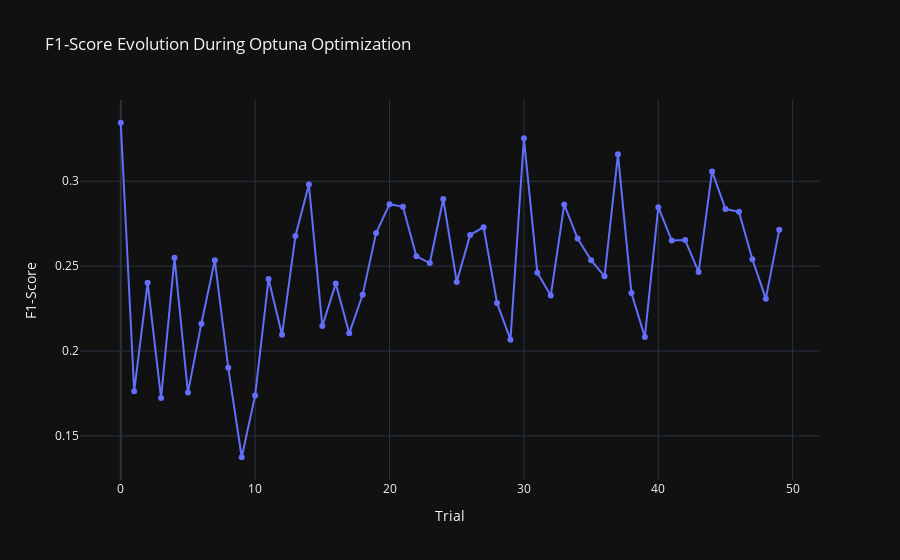

Notebook code cell kept with this figure:
### Code cell
visualizations['f1_score_evolution']

### Figure 1 — Plotly figure (JSON) as saved in the notebook; plotly's stock layout.template omitted (floating-point values rounded to 4 significant figures)
{"data": [{"mode": "lines+markers", "name": "F1-score", "type": "scatter", "x": [0, 1, 2, 3, 4, 5, 6, 7, 8, 9, 10, 11, 12, 13, 14, 15, 16, 17, 18, 19, 20, 21, 22, 23, 24, 25, 26, 27, 28, 29, 30, 31, 32, 33, 34, 35, 36, 37, 38, 39, 40, 41, 42, 43, 44, 45, 46, 47, 48, 49], "y": [0.3345, 0.1763, 0.2402, 0.1722, 0.2549, 0.1755, 0.2161, 0.2534, 0.1902, 0.1374, 0.1738, 0.2424, 0.2096, 0.2678, 0.2981, 0.2147, 0.2397, 0.2104, 0.2331, 0.2695, 0.2865, 0.2849, 0.2558, 0.2518, 0.2895, 0.2407, 0.2684, 0.273, 0.2282, 0.2066, 0.3253, 0.2461, 0.2326, 0.2862, 0.2662, 0.2535, 0.244, 0.3159, 0.2342, 0.2082, 0.2847, 0.2651, 0.2654, 0.2465, 0.3058, 0.2836, 0.282, 0.2541, 0.2308, 0.2714]}], "layout": {"title": {"text": "F1-Score Evolution During Optuna Optimization"}, "xaxis": {"title": {"text": "Trial"}}, "yaxis": {"title": {"text": "F1-Score"}}}}
